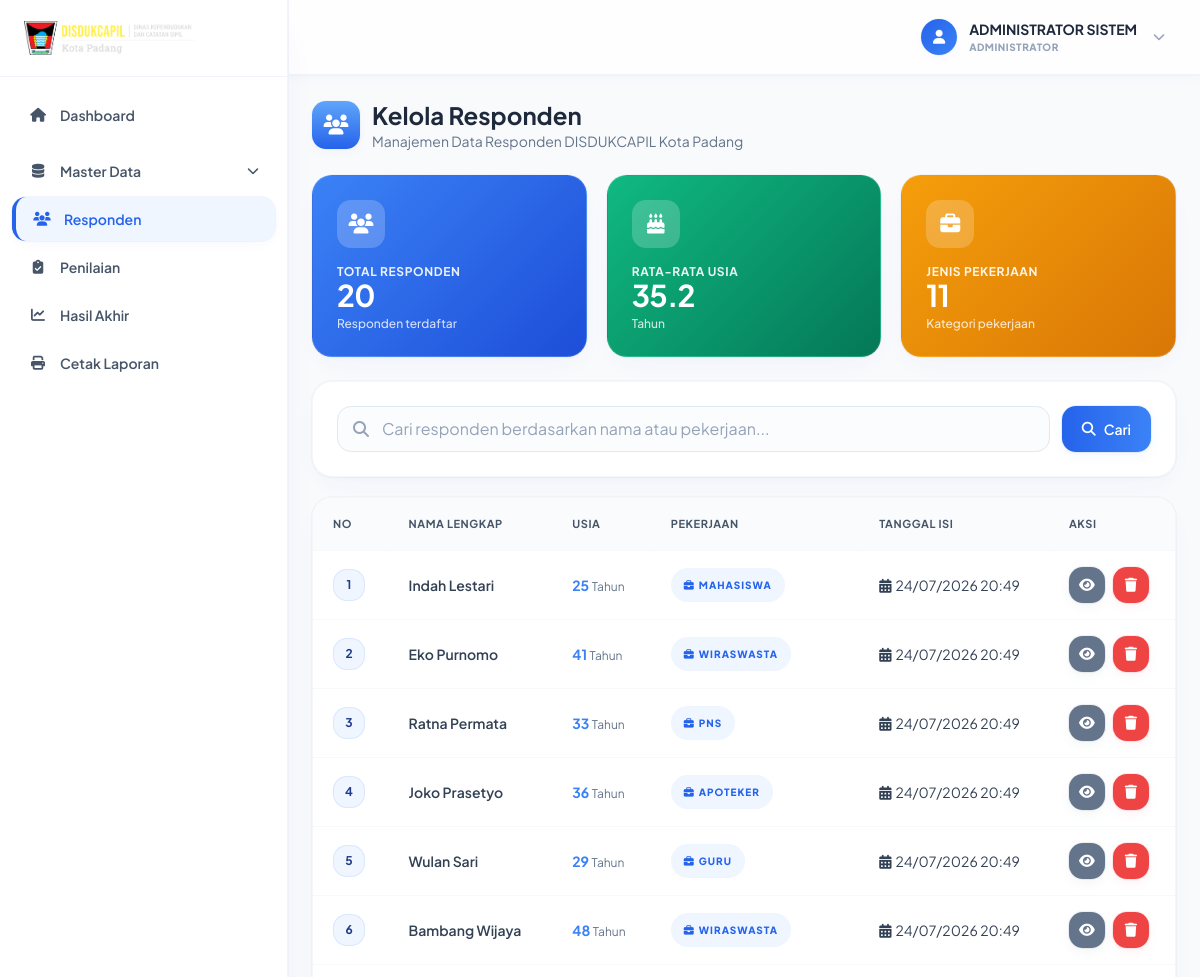
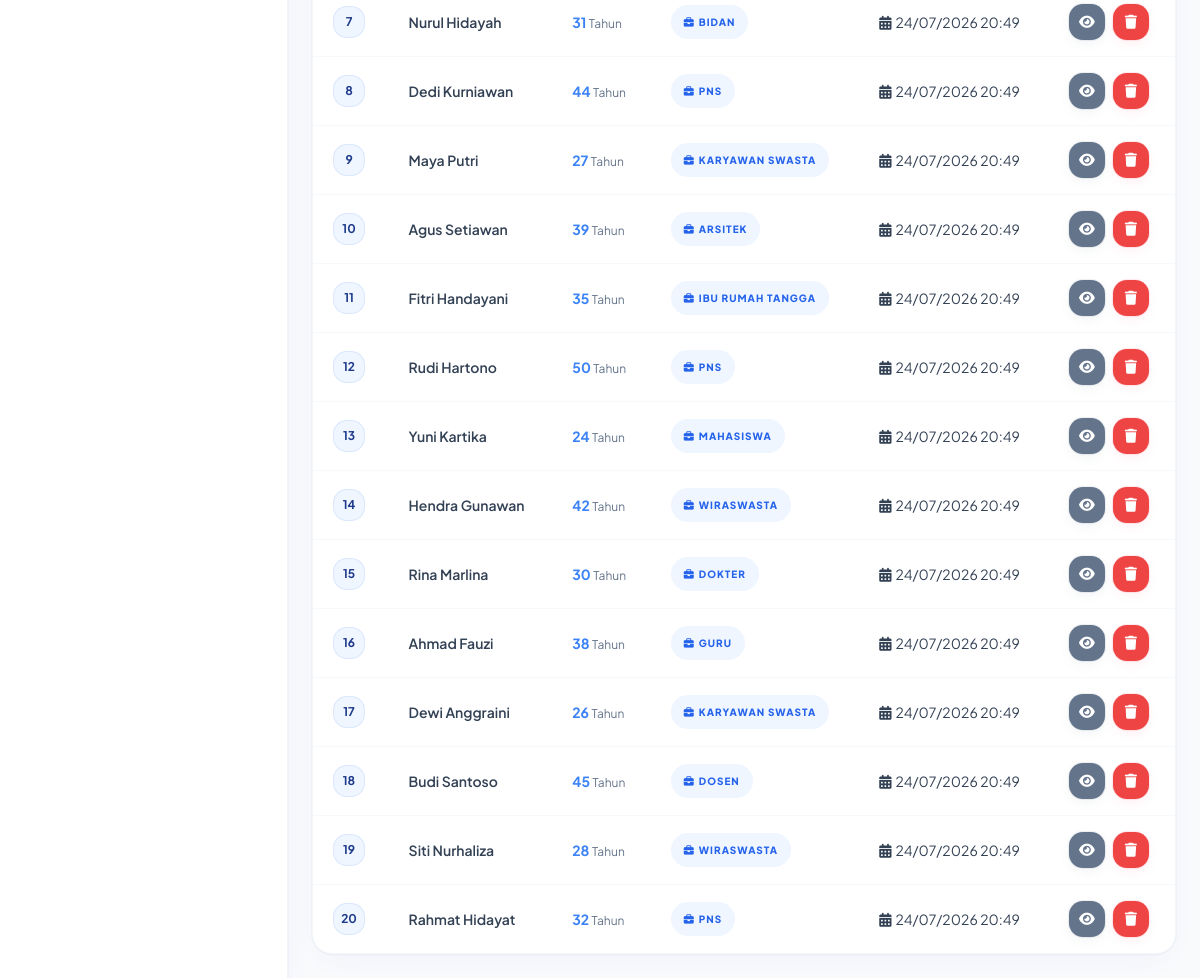
Page /index.php?controller=responden&action=index (signed in) on the committed database (2 pictures, top to bottom).
### tables this page shows
CREATE TABLE `responden` (
  `id_responden` int NOT NULL,
  `nama_lengkap` varchar(100) DEFAULT NULL,
  `usia` int DEFAULT NULL,
  `pekerjaan` varchar(50) DEFAULT NULL,
  `tanggal_isi` datetime DEFAULT CURRENT_TIMESTAMP
);

### controllers/RespondenController.php (called while the page is built, shortened)
<?php
require_once 'models/RespondenModel.php';
class RespondenController
{
    private $respondenModel;
    public function __construct($connection)
    {
        $this->respondenModel = new RespondenModel($connection);
    }
    public function index()
    {
        $keyword = isset($_GET['keyword']) ? trim($_GET['keyword']) : '';
        if (!empty($keyword)) {
            $respondens = $this->respondenModel->search($keyword);
        } else {
            $respondens = $this->respondenModel->getAll();
        }
        $data = [
            'title' => 'Kelola Responden - DISDUKCAPIL Kota Padang',
            'page_title' => 'Kelola Data Responden',
            'respondens' => $respondens,
            'keyword' => $keyword,
            'total' => $this->respondenModel->getTotal(),
            'avg_age' => $this->respondenModel->getAverageAge(),
            'total_by_pekerjaan' => $this->respondenModel->getTotalByPekerjaan(),
            'user' => [
                'nama_lengkap' => $_SESSION['nama_lengkap'] ?? 'Admin',
                'username' => $_SESSION['username'] ?? '',
                'role' => $_SESSION['role'] ?? 'admin'
            ]
        ];
        require_once 'views/responden/index.php';
    }
}
?>

### models/RespondenModel.php (called while the page is built, shortened)
<?php
class RespondenModel
{
    public $conn;
    private $table = 'responden';
    public function __construct($connection)
    {
        $this->conn = $connection;
    }
    public function getAll()
    {
        try {
            $query = "SELECT * FROM " . $this->table . " ORDER BY id_responden DESC";
            $stmt = $this->conn->prepare($query);
            $stmt->execute();
            return $stmt->fetchAll(PDO::FETCH_ASSOC);
        } catch (PDOException $e) {
            error_log("Get all responden error: " . $e->getMessage());
            return false;
        }
    }
    public function getTotal()
    {
        try {
            $query = "SELECT COUNT(*) as total FROM " . $this->table;
            $stmt = $this->conn->prepare($query);
            $stmt->execute();
            $result = $stmt->fetch(PDO::FETCH_ASSOC);
            return $result['total'];
        } catch (PDOException $e) {
            error_log("Get total responden error: " . $e->getMessage());
            return 0;
        }
    }
    public function getTotalByPekerjaan()
    {
        try {
            $query = "SELECT pekerjaan, COUNT(*) as total
                     FROM " . $this->table . "
                     GROUP BY pekerjaan
                     ORDER BY total DESC";
            $stmt = $this->conn->prepare($query);
            $stmt->execute();
            return $stmt->fetchAll(PDO::FETCH_ASSOC);
        } catch (PDOException $e) {
            error_log("Get total by pekerjaan error: " . $e->getMessage());
            return [];
        }
    }
    public function getAverageAge()
    {
        try {
            $query = "SELECT AVG(usia) as avg_age FROM " . $this->table;
            $stmt = $this->conn->prepare($query);
            $stmt->execute();
            $result = $stmt->fetch(PDO::FETCH_ASSOC);
            return $result['avg_age'] ? round($result['avg_age'], 1) : 0;
        } catch (PDOException $e) {
            error_log("Get average age error: " . $e->getMessage());
            return 0;
        }
    }
}
?>

### views/responden/index.php (the view, shortened to what this page needs)
<?php include('template/layout_admin_head.php'); ?>
<?php include('template/layout_admin_chrome.php'); ?>
<div class="flex items-center gap-3 mb-6">
  <div class="flex h-12 w-12 items-center justify-center rounded-gov bg-gradient-to-b from-gov-blue-600 to-gov-blue-800 text-white text-xl shadow-soft-raised-sm">
    <i class="fas fa-users"></i>
  </div>
  <div>
    <h1 class="text-2xl font-bold text-slate-800">Kelola Responden</h1>
    <p class="text-slate-500 text-sm">Manajemen Data Responden DISDUKCAPIL Kota Padang</p>
  </div>
</div>
<div class="grid grid-cols-1 sm:grid-cols-3 gap-5 mb-6">
  <div class="card-gov-stat card-gov-stat-blue">
    <div class="card-gov-stat-icon"><i class="fas fa-users"></i></div>
    <p class="card-gov-stat-label">Total Responden</p>
    <p class="card-gov-stat-value"><?= $data['total'] ?? 0 ?></p>
    <p class="card-gov-stat-sub">Responden terdaftar</p>
  </div>
  <div class="card-gov-stat card-gov-stat-green">
    <div class="card-gov-stat-icon"><i class="fas fa-birthday-cake"></i></div>
    <p class="card-gov-stat-label">Rata-rata Usia</p>
    <p class="card-gov-stat-value"><?= $data['avg_age'] ?? 0 ?></p>
    <p class="card-gov-stat-sub">Tahun</p>
  </div>
  <div class="card-gov-stat card-gov-stat-gold">
    <div class="card-gov-stat-icon"><i class="fas fa-briefcase"></i></div>
    <p class="card-gov-stat-label">Jenis Pekerjaan</p>
    <p class="card-gov-stat-value"><?= count($data['total_by_pekerjaan'] ?? []) ?></p>
    <p class="card-gov-stat-sub">Kategori pekerjaan</p>
  </div>
</div>
<div class="search-gov-wrap">
  <form method="GET" action="index.php?controller=responden&action=index" class="flex flex-col sm:flex-row gap-3 w-full">
    <div class="relative flex-1">
      <i class="fas fa-search absolute left-4 top-1/2 -translate-y-1/2 text-slate-400"></i>
      <input type="text" name="keyword" class="input-gov !pl-11" placeholder="Cari responden berdasarkan nama atau pekerjaan..." value="<?= htmlspecialchars($data['keyword'] ?? '') ?>">
    </div>
    <button type="submit" class="btn-gov-primary"><i class="fas fa-search"></i> Cari</button>
  </form>
</div>
<div class="table-gov-wrap">
  <div class="table-gov-scroll">
    <table class="table-gov">
      <thead><tr><th>No</th><th>Nama Lengkap</th><th>Usia</th><th>Pekerjaan</th><th>Tanggal Isi</th><th>Aksi</th></tr></thead>
      <tbody>
        <?php if (!empty($data['respondens'])): ?>
          <?php $no = 1; foreach ($data['respondens'] as $responden): ?>
            <tr>
              <td><span class="row-number-gov"><?= $no++ ?></span></td>
              <td class="font-semibold text-slate-800"><?= htmlspecialchars($responden['nama_lengkap']) ?></td>
              <td><span class="font-bold text-gov-blue-700"><?= $responden['usia'] ?></span> <span class="text-xs text-slate-500">Tahun</span></td>
              <td><span class="badge-gov-primary"><i class="fas fa-briefcase"></i> <?= htmlspecialchars($responden['pekerjaan']) ?></span></td>
              <td class="text-sm text-slate-500"><i class="fas fa-calendar-alt mr-1"></i><?= date('d/m/Y H:i', strtotime($responden['tanggal_isi'])) ?></td>
              <td>
                <div class="flex gap-2">
                  <a href="index.php?controller=responden&action=detail&id=<?= $responden['id_responden'] ?>" class="btn-gov-icon-view" title="Lihat Detail"><i class="fas fa-eye"></i></a>
                  <button onclick="govConfirmDelete('index.php?controller=responden&action=delete&id=<?= $responden['id_responden'] ?>', {text:'Data responden dan semua penilaiannya akan dihapus secara permanen!'})" class="btn-gov-icon-delete" title="Hapus"><i class="fas fa-trash"></i></button>
                </div>
              </td>
            </tr>
          <?php endforeach; ?>
        <?php endif; ?>
      </tbody>
    </table>
  </div>
</div>
<?php include('template/layout_admin_foot.php'); ?>

### rows in the picture
responden: nama_lengkap "Indah Lestari", usia "25", pekerjaan "MAHASISWA", tanggal_isi "24/07/2026 20:49"
responden: nama_lengkap "Eko Purnomo", usia "41", pekerjaan "WIRASWASTA", tanggal_isi "24/07/2026 20:49"
responden: nama_lengkap "Ratna Permata", usia "33", pekerjaan "PNS", tanggal_isi "24/07/2026 20:49"
responden: nama_lengkap "Joko Prasetyo", usia "36", pekerjaan "APOTEKER", tanggal_isi "24/07/2026 20:49"
responden: nama_lengkap "Wulan Sari", usia "29", pekerjaan "GURU", tanggal_isi "24/07/2026 20:49"
responden: nama_lengkap "Bambang Wijaya", usia "48", pekerjaan "WIRASWASTA", tanggal_isi "24/07/2026 20:49"
responden: nama_lengkap "Nurul Hidayah", usia "31", pekerjaan "BIDAN", tanggal_isi "24/07/2026 20:49"
responden: nama_lengkap "Dedi Kurniawan", usia "44", pekerjaan "PNS", tanggal_isi "24/07/2026 20:49"
responden: nama_lengkap "Maya Putri", usia "27", pekerjaan "KARYAWAN SWASTA", tanggal_isi "24/07/2026 20:49"
responden: nama_lengkap "Agus Setiawan", usia "39", pekerjaan "ARSITEK", tanggal_isi "24/07/2026 20:49"
responden: nama_lengkap "Fitri Handayani", usia "35", pekerjaan "IBU RUMAH TANGGA", tanggal_isi "24/07/2026 20:49"
responden: nama_lengkap "Rudi Hartono", usia "50", pekerjaan "PNS", tanggal_isi "24/07/2026 20:49"
responden: nama_lengkap "Yuni Kartika", usia "24", pekerjaan "MAHASISWA", tanggal_isi "24/07/2026 20:49"
responden: nama_lengkap "Hendra Gunawan", usia "42", pekerjaan "WIRASWASTA", tanggal_isi "24/07/2026 20:49"
responden: nama_lengkap "Rina Marlina", usia "30", pekerjaan "DOKTER", tanggal_isi "24/07/2026 20:49"
responden: nama_lengkap "Ahmad Fauzi", usia "38", pekerjaan "GURU", tanggal_isi "24/07/2026 20:49"
responden: nama_lengkap "Dewi Anggraini", usia "26", pekerjaan "KARYAWAN SWASTA", tanggal_isi "24/07/2026 20:49"
responden: nama_lengkap "Budi Santoso", usia "45", pekerjaan "DOSEN", tanggal_isi "24/07/2026 20:49"
responden: nama_lengkap "Siti Nurhaliza", usia "28", pekerjaan "WIRASWASTA", tanggal_isi "24/07/2026 20:49"
responden: nama_lengkap "Rahmat Hidayat", usia "32", pekerjaan "PNS", tanggal_isi "24/07/2026 20:49"

### other values in the picture
$nama "ADMINISTRATOR SISTEM"
$roleDisplay "ADMINISTRATOR"
$data['total'] "20"
$data['avg_age'] "35.2"
count($data['total_by_pekerjaan'] ?? []) "11"
